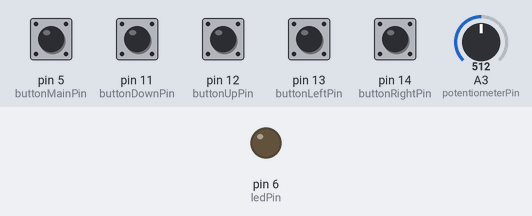
A sketch run on a simulated Arduino Leonardo, built with avr-gcc and run on an emulated ATmega32U4. On the bench: output pins drawn as LEDs (lit = HIGH). The inputs (shaded band) are chosen by the test bench; at power-on: pin 5 (buttonMainPin), pin 11 (buttonDownPin), pin 12 (buttonUpPin), pin 13 (buttonLeftPin), pin 14 (buttonRightPin) HIGH, A3 (potentiometerPin) = 512. Random numbers use the default seed unless the sketch sets one; what the sketch prints to the serial monitor is not drawn.

Above: at 1.2 s.
1.3 s: pin 5 (buttonMainPin) pulled LOW for 1 s
At 1.82 s:
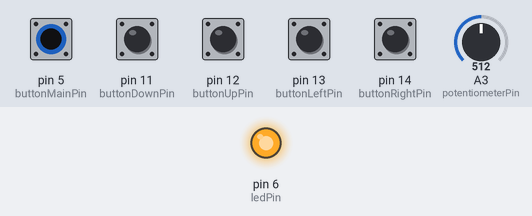
Timing chart, 0 to 4.3 s (numbered marks = the images above; inputs shaded):
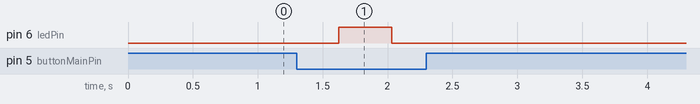

Measured:
- after the input at 1.3 s, pin 6 (ledPin): LOW → HIGH after 0.32 s, → LOW 0.41 s later

The sketch:

joystick-chord-machine.ino
```cpp
#include <MIDIUSB.h>
#include <pitchToNote.h>
#include "Interval.h"

boolean turnOffNotesAfterPlaying = false;

int potentiometerPin = 3; // Analog
const int buttonMainPin = 5; // Digital
const int buttonUpPin = 12; // Digital
const int buttonDownPin = 11; // Digital
const int buttonLeftPin = 13; // Digital
const int buttonRightPin = 14; // Digital
const int ledPin = 6; // Digital

//int majorChord[] = {0, 4, 7};
//int minorChord[] = {0, 3, 7};
//int diminishedChord[] = {0, 3, 6};
//int augmentedChord[] = {0, 4, 8};
//int majorSeventhChord[] = {0, 4, 8, 11};
//int majorEleventhChord[] = {0, 4, 7, 11, 14};

int chordSize = 5;
int chord[] = {0, 4, 7, 11, 14};

//int tonic = pitchC4;
int tonic = 0; // Starting tonic
int baseNote = tonic; // Base note for chord progression
int currentNote = baseNote; // Current note that is playing

// previous state of the button:
int lastbuttonMainState = HIGH;
int lastbuttonUpState = HIGH;
int lastbuttonDownState = HIGH;
int lastbuttonLeftState = HIGH;
int lastbuttonRightState = HIGH;
unsigned int previousMillis;
unsigned int noteIntervalValue = 0;

boolean isTonePlaying = false;
int currentOffsetIndex = 0;
Interval ledTimeout;
Interval noteOffTimeout;

void setup() {
  Serial.begin(9600);
  randomSeed(analogRead(0));
  pinMode(buttonMainPin, INPUT_PULLUP);
  pinMode(buttonUpPin, INPUT_PULLUP);
  pinMode(buttonDownPin, INPUT_PULLUP);
  pinMode(buttonLeftPin, INPUT_PULLUP);
  pinMode(buttonRightPin, INPUT_PULLUP);
  pinMode(ledPin, OUTPUT);
}

void loop() {
  checkButtonStates();
  guardNoteTopThreshold();
  guardNoteBottomThreshold();
  updateNoteIntervalValue();
  ledTimeout.check();
  noteOffTimeout.check();
  unsigned long currentMillis = millis();
  if (currentMillis - previousMillis >= noteIntervalValue) {
    previousMillis = currentMillis;
    if (isPressed(buttonMainPin)) {
      playNote();
    }
  }
}

void playNote() {
  currentNote = baseNote + getNextOffset(chord);
  sendNoteOnEvent();
}

void turnOffLed() {
  digitalWrite(ledPin, LOW);
}

void onButtonMainPressed() { }

void onButtonMainReleased() { }

void onButtonUpPressed() { }

void onButtonUpReleased() { }

void onButtonDownPressed() { }

void onButtonDownReleased() { }

void onButtonLeftPressed() {
  baseNote -= 12;
}

void onButtonLeftReleased() { }

void onButtonRightPressed() {
  baseNote += 12;
}

void onButtonRightReleased() { }

void updateNoteIntervalValue() {
  int sensorValue = analogRead(potentiometerPin);
  noteIntervalValue = linearMap(sensorValue, 0, 1023, 800, 50);
  Serial.println(noteIntervalValue);
}

void checkButtonStates() {
  debounce();
  int buttonMainState = digitalRead(buttonMainPin);
  int buttonUpState = digitalRead(buttonUpPin);
  int buttonDownState = digitalRead(buttonDownPin);
  int buttonLeftState = digitalRead(buttonLeftPin);
  int buttonRightState = digitalRead(buttonRightPin);
  if (buttonMainState != lastbuttonMainState) {
    if (buttonMainState == LOW) {
      onButtonMainPressed();
    } else  {
      onButtonMainReleased();
    }
    lastbuttonMainState = buttonMainState;
  }
  if (buttonMainState != lastbuttonMainState) {
    if (buttonMainState == LOW) {
      onButtonMainPressed();
    } else  {
      onButtonMainReleased();
    }
    lastbuttonMainState = buttonMainState;
  }
  if (buttonUpState != lastbuttonUpState) {
    if (buttonUpState == LOW) {
      onButtonUpPressed();
    } else  {
      onButtonUpReleased();
    }
    lastbuttonUpState = buttonUpState;
  }
  if (buttonDownState != lastbuttonDownState) {
    if (buttonDownState == LOW) {
      onButtonDownPressed();
    } else  {
      onButtonDownReleased();
    }
    lastbuttonDownState = buttonDownState;
  }
  if (buttonLeftState != lastbuttonLeftState) {
    if (buttonLeftState == LOW) {
      onButtonLeftPressed();
    } else  {
      onButtonLeftReleased();
    }
    lastbuttonLeftState = buttonLeftState;
  }
  if (buttonRightState != lastbuttonRightState) {
    if (buttonRightState == LOW) {
      onButtonRightPressed();
    } else  {
      onButtonRightReleased();
    }
    lastbuttonRightState = buttonRightState;
  }
}

int getNextOffset(int arr[]) {
  currentOffsetIndex++;
  if (currentOffsetIndex >= chordSize) {
    currentOffsetIndex = 0;
    int risingCutoff = 66;
    int loweringCutoff = 33;
    // Give higher chance to go up if up button is held down
    // and give higher chance to go down if down button is held down
    if (isPressed(buttonUpPin)) {
      risingCutoff = 20;
      loweringCutoff = 0;
    } else if (isPressed(buttonDownPin)) {
      risingCutoff = 100;
      loweringCutoff = 80;
    }
    int randomNumber = random(100);
    if (randomNumber > risingCutoff) {
      baseNote += random(8);
    } else if (randomNumber < loweringCutoff) {
      baseNote -= random(8);
    }
  }
  return arr[currentOffsetIndex];
}

void sendMidiCommand(byte cmd, byte data1, byte  data2) {
  midiEventPacket_t midiMsg = {cmd >> 4, cmd, data1, data2};
  MidiUSB.sendMIDI(midiMsg);
}

void sendNoteOnEvent() {
  sendMidiCommand(0x90, currentNote, 0x7F);
  digitalWrite(ledPin, HIGH);
  ledTimeout.setTimeout(turnOffLed, noteIntervalValue / 2);
  if (turnOffNotesAfterPlaying) {
    noteOffTimeout.setTimeout(sendNoteOffEvent, noteIntervalValue * 8 / 10);
  }

}

void sendNoteOffEvent() {
  sendMidiCommand(0x80, currentNote, 0);
}

void guardNoteBottomThreshold() {
  if (baseNote < 0) baseNote = 0;
}

void guardNoteTopThreshold() {
  if (baseNote + 12 > 127) baseNote = 115;
}

boolean isPressed(int pin) {
  return digitalRead(pin) == LOW;
}

//int logarithmicMap(value, valueFloor, valueCeiling, targetFloor, targetCeiling) {
//  map(sensorValue, 0, 1023, 800, 50);
//}

int linearMap(int value, int valueFloor, int valueCeiling, int targetFloor, int targetCeiling) {
  int linearTarget = (value - valueFloor) * (targetCeiling - targetFloor) / (valueCeiling - valueFloor) + targetFloor;
  return linearTarget;
}

void debounce() {
  delay(5);
}
```

Interval.cpp
```cpp
#include "Arduino.h"
#include "Interval.h"

Interval::Interval() {
  _timeStamp = millis();
  _delay = 0;
  _timeStamp = 0;
  _repeating = false;
}

// set the callback and delay all at once. Should this be begin()?
void Interval::setInterval(void (*callback)(), unsigned long delay) {
  _callback = callback;
  _delay = delay;
  _timeStamp = millis();
  _repeating = true;
}

// set the callback and delay all at once, for a timeout:
void Interval::setTimeout(void (*callback)(), unsigned long delay) {
  _callback = callback;
  _delay = delay;
  _timeStamp = millis();
  _repeating = false;
  _done = false;
}

// check the timer, call the callback if the delay has passed:
unsigned long Interval::check() {
  // if the interval hasn't been initialized, return:
  if (_timeStamp == 0 && _delay == 0) return 0;

  if ((millis() - _timeStamp >= _delay) && !_done) {
    _callback();
    if (_repeating) {
      // if repeating is true, reset the timeStamp for next interval:
      reset();
    } else {
      // if not, stop the interval:
      stop();
    }
  }
  return (millis() - _timeStamp);
}

void Interval::setDelay(unsigned long delay) {
  _delay = delay;
}

unsigned long Interval::getDelay() {
   return _delay;
}


// reset the interval to the current millis():
void Interval::reset() {
  _timeStamp = millis();
  _done = false;
}

// stop the interval:
void Interval::stop() {
  _timeStamp = 0;
  _done = true;
}
```

Interval.h
```cpp
#ifndef Interval_h
#define Interval_h

#include "Arduino.h"

class Interval
{
  public:
    Interval();
    void setInterval(void (*callback)(), unsigned long delay);
    void setTimeout(void (*callback)(), unsigned long delay);
    void setDelay(unsigned long delay);
    unsigned long check();      // called every time through loop
    void reset();               // reset the interval to the current millis
    void stop();                // stop the interval
    unsigned long getDelay();
  private:
    void (*_callback)();         // callback for the timer
    unsigned long _delay = 0;    // delay between callbacks, in ms
    unsigned long _timeStamp = 0;// last time callback was called
    boolean _repeating = false;  // whether interval should repeat
    boolean _done = false;       // whether interval is done

};

#endif
```
